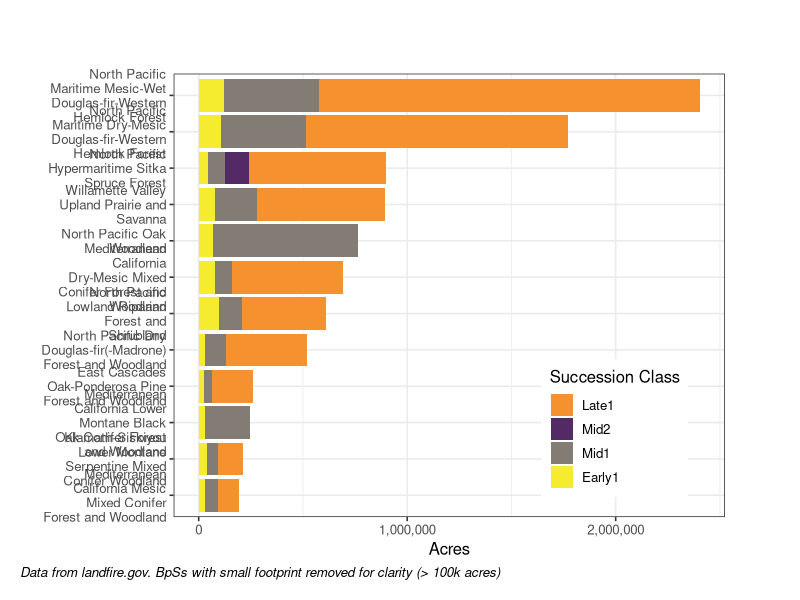
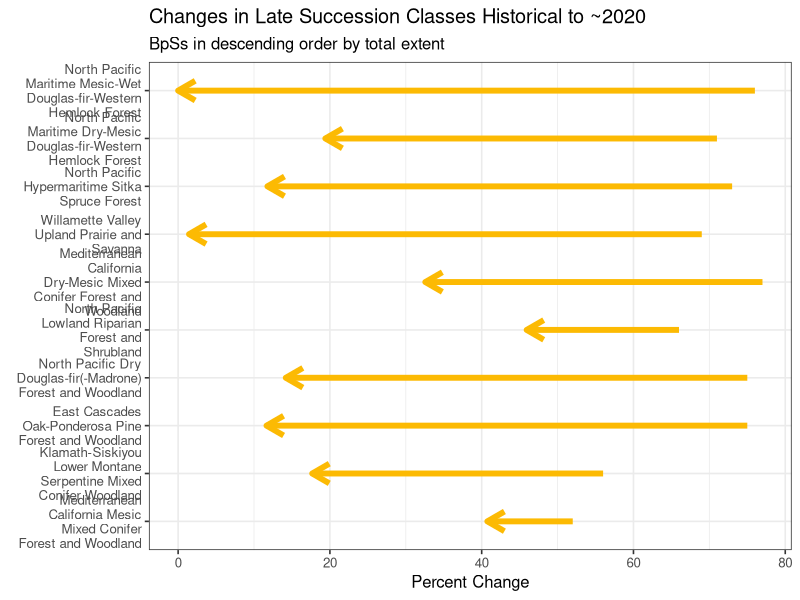
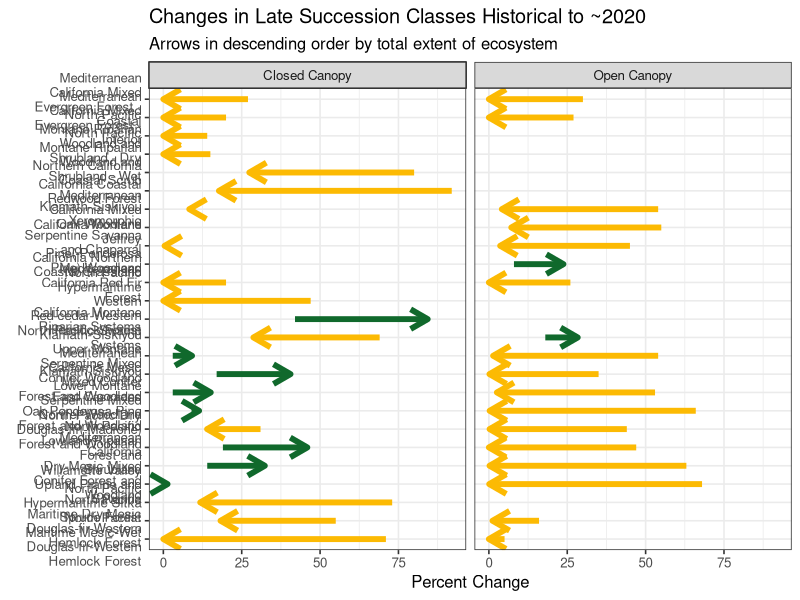

Reproduce these figures in R, in order.
## ---- chunk 1

library(tidyverse)
library(scales)


raw_data <- read.csv("data/final_df.csv") %>%
  filter(!is.na(age_category)) %>%
  filter(bps_acres > 100000)


# get labels ordered properly

raw_data$age_category <- factor(raw_data$age_category, 
                                    levels = c(
                                      "Early1",
                                      "Mid1",
                                      "Mid2",
                                      "Late1",
                                      "Late2"
                                    ))

raw_data$age_category <- factor(raw_data$age_category, levels = rev(levels(raw_data$age_category)))



plot_acres <-
  ggplot(raw_data, aes(fill = age_category, y = ref_scls_acres, x = reorder(bps_name, -bps_acres))) +
  geom_bar(position = "stack", stat = "identity") +
  coord_flip() +
  labs(
    title = "",
    subtitle = "",
    caption = "Data from landfire.gov. BpSs with small footprint removed for clarity (> 100k acres)",
    x = "",
    y = "Acres",
    fill = "Succession Class") +
  scale_x_discrete(limits = rev, labels = wrap_format(20)) +
  scale_y_continuous(label = comma, n.breaks = 4) + 
  theme_bw(base_size = 12) + 
  scale_fill_manual(values = c("#f5922f", # orange
                               "#532a66", # purple
                               "#827c75", # grey
                               "#f5eb2f", # yellow
                               "#74a36f" # green-natural veg
  )) +
  theme(plot.caption = element_text(hjust = 0, face = "italic"), #Default is hjust=1
        plot.title.position = "plot", #NEW parameter. Apply for subtitle too.
        plot.caption.position =  "plot") +
  theme(legend.position = c(0.8, 0.2)) + 
  theme(plot.margin = unit(c(0.2, 0.75, 0.2, 0.2),
                           "inches"))

plot_acres


## ---- chunk 2


## filter, group and add helper columns

old_classes <- c("Late1", "Late2")

old_growth_loss <- raw_data %>%
  filter(age_category %in% old_classes) %>%
  group_by(bps_name) %>%
  summarize(ref_percent = sum(ref_percent, na.rm = TRUE),
            cur_percent = sum(cur_percent, na.rm = TRUE),
            bps_acres = max(bps_acres)) %>%
  mutate(change = cur_percent - ref_percent,
       sign_change = (change >0)) 


# try arrow plot


arrow_plot <- old_growth_loss |> 
  ggplot(aes(
      x = ref_percent, xend = cur_percent, 
      y = reorder(bps_name, -bps_acres), yend = bps_name,
      color = sign_change)) +
  geom_segment(
    arrow = arrow(angle = 30, length = unit(0.5, 'cm')),
    size = 2) +
  labs(
    x = 'Percent Change', 
    y = element_blank(),
    title = 'Changes in Late Succession Classes Historical to ~2020',
    subtitle = 'BpSs in descending order by total extent'
  ) +
  scale_color_manual(
    values = c("#fcba03", "#10692c")) +
  theme_bw(base_size = 12) + 
  theme(legend.position = "none") +
  scale_y_discrete(limits = rev, labels = wrap_format(20)) 


arrow_plot

## ---- chunk 3

## old growth change split out by open/closed


library(tidyverse)

## read in data

raw_data <- read.csv("data/final_df.csv")


## filter, group and add helper columns


old_classes <- c("Late1", "Late2")

old_growth_chng_canopy <- raw_data %>%
  filter(age_category %in% old_classes) %>%
  filter(canopy_category != 'ALL') %>%
  group_by(bps_name, canopy_category) %>%
  summarize(ref_percent = sum(ref_percent, na.rm = TRUE),
            cur_percent = sum(cur_percent, na.rm = TRUE),
            bps_acres = max(bps_acres)) %>%
  mutate(change = cur_percent - ref_percent,
         sign_change = (change > 0)) 


## try chart with facets

facet_names <- c(
  "CLS" = "Closed Canopy",
  "OPN" = "Open Canopy"
)

canopy_arrow_plot <- old_growth_chng_canopy %>%
  ggplot(aes(
    x = ref_percent, xend = cur_percent, 
    y = reorder(bps_name, bps_acres), yend = bps_name,
    color = sign_change)) +
  geom_segment(
    arrow = arrow(angle = 30, length = unit(0.5, 'cm')),
    size = 2) +
  labs(
    x = 'Percent Change', 
    y = element_blank(),
    title = 'Changes in Late Succession Classes Historical to ~2020',
    subtitle = 'Arrows in descending order by total extent of ecosystem'
  ) +
  scale_color_manual(
    values = c("#fcba03", "#10692c")) +
  theme_bw(base_size = 12) + 
  theme(legend.position = "none") +
  facet_wrap(~ canopy_category, 
             ncol = 2,
             labeller = as_labeller(facet_names))+
  scale_y_discrete(limits = rev, labels = wrap_format(20))

canopy_arrow_plot


